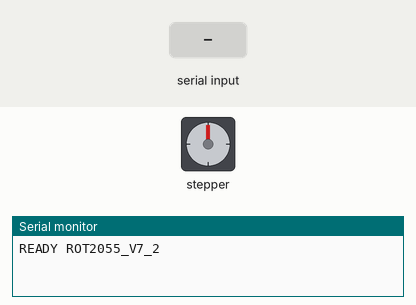
Simulated run of this sketch. Board: Arduino Uno, built with avr-gcc and run on an emulated ATmega328P. On the bench: stepper motor, the last lines printed to the serial monitor. The inputs (shaded band) are chosen by the test bench. Stepper angles assume 2048 steps per turn.

Above: at 1.2 s.
1.3 s: "NEXT\n" received over Serial
At 2.8 s:
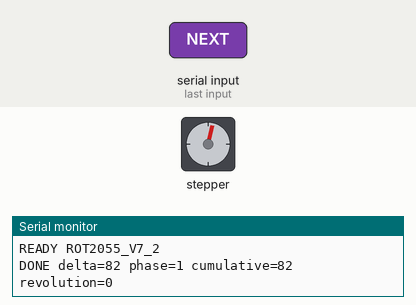
3.1 s: "PING\n" received over Serial
4.6 s: "STATUS\n" received over Serial
6.1 s: "RESET\n" received over Serial
7.6 s: "CLOSE\n" received over Serial
9.1 s: "RELEASE\n" received over Serial
Timing chart, 0 to 11.6 s (numbered marks = the images above; inputs shaded):
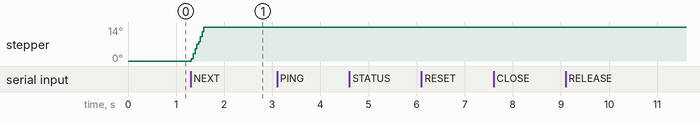

Measured:
- after the input at 1.3 s, stepper: turns 14° clockwise in 0.26 s, starting at once

The sketch:

control_plataforma_2055_pasos.ino
```cpp
/*
 * Plataforma: 2055 pasos por vuelta, 25 poses; Stepper usa 2048 para temporizacion.
 * Secuencia: [82, 82, 83, 82, 82] repetida cinco veces.
 * Serie: 115200 baudios, comandos en mayusculas terminados en '\n'.
 * NEXT ejecuta 24 transiciones; CLOSE completa 82 pasos desde phase=24,
 * cumulative=1973 y responde total=2055, phase=0, cumulative=0.
 * PING identifica el firmware; STATUS informa contadores; RESET no mueve el motor.
 * RELEASE y STOP liberan bobinas. STOP no interrumpe Stepper.step(), que es bloqueante.
 * NEXT/CLOSE mantienen la pose energizada. Los contadores no usan sensores de posicion.
 */

#include <Stepper.h>

// Temporizacion nominal de Stepper y recorrido calibrado del montaje.
const long STEPPER_LIBRARY_STEPS_PER_REV = 2048L;
const long CALIBRATED_STEPS_PER_REV = 2055L;
const int MOVES_PER_REV = 25;
const int MOTOR_RPM = 8;

const long EXPECTED_BEFORE_CLOSE = 1973L;
const int FINAL_CLOSE_STEPS = 82;

const int STEP_SEQUENCE[MOVES_PER_REV] = {
  82, 82, 83, 82, 82,
  82, 82, 83, 82, 82,
  82, 82, 83, 82, 82,
  82, 82, 83, 82, 82,
  82, 82, 83, 82, 82
};

// Orden de bobinas: 8, 10, 9, 11.
Stepper motor(
  STEPPER_LIBRARY_STEPS_PER_REV,
  8, 10, 9, 11
);

// Contadores logicos de la vuelta.
int phaseIndex = 0;
long cumulativeSteps = 0;

// Libera bobinas y conserva los contadores.
void releaseMotor() {
  digitalWrite(8, LOW);
  digitalWrite(9, LOW);
  digitalWrite(10, LOW);
  digitalWrite(11, LOW);
}

// Nombres de campo usados por el cliente Python.
void printStatus() {
  Serial.print("STATUS phase=");
  Serial.print(phaseIndex);
  Serial.print(" cumulative=");
  Serial.print(cumulativeSteps);
  Serial.print(" revsteps=");
  Serial.print(CALIBRATED_STEPS_PER_REV);
  Serial.print(" moves=");
  Serial.println(MOVES_PER_REV);
}

void setup() {
  Serial.begin(115200);
  Serial.setTimeout(150);

  motor.setSpeed(MOTOR_RPM);

  // Al arrancar, las bobinas permanecen libres hasta el primer movimiento.
  releaseMotor();

  Serial.println("READY ROT2055_V7_2");
}

// Despacho del protocolo serie.
void handleCommand(String cmd) {
  cmd.trim();

  if (cmd.length() == 0) {
    return;
  }

  if (cmd == "PING") {
    Serial.println("PONG ROT2055_V7_2");
    return;
  }

  if (cmd == "STATUS") {
    printStatus();
    return;
  }

  if (cmd == "RESET") {
    // NO mueve físicamente el motor.
    phaseIndex = 0;
    cumulativeSteps = 0;

    Serial.println("RESET_OK phase=0 cumulative=0");
    return;
  }

  if (cmd == "NEXT") {
    // La ultima transicion se ejecuta con CLOSE.
    if (phaseIndex >= 24) {
      Serial.println("ERR NEXT_REQUIRES_CLOSE");
      return;
    }

    int delta = STEP_SEQUENCE[phaseIndex];

    motor.step(delta);

    // Conservar las bobinas energizadas para sostener la pose durante la captura.

    cumulativeSteps += delta;
    phaseIndex++;

    Serial.print("DONE delta=");
    Serial.print(delta);
    Serial.print(" phase=");
    Serial.print(phaseIndex);
    Serial.print(" cumulative=");
    Serial.print(cumulativeSteps);
    Serial.println(" revolution=0");

    return;
  }

  if (cmd == "CLOSE") {
    // Exigir las 24 transiciones previas antes del cierre.
    if (phaseIndex != 24) {
      Serial.print("ERR CLOSE_PHASE phase=");
      Serial.println(phaseIndex);
      return;
    }

    if (cumulativeSteps != EXPECTED_BEFORE_CLOSE) {
      Serial.print("ERR CLOSE_CUMULATIVE cumulative=");
      Serial.println(cumulativeSteps);
      return;
    }

    int delta = STEP_SEQUENCE[24];

    if (delta != FINAL_CLOSE_STEPS) {
      Serial.println("ERR CLOSE_INTERNAL_DELTA");
      return;
    }

    motor.step(delta);

    // Conservar energizada la posicion alcanzada para el inicio de otra sesion.

    long total = cumulativeSteps + delta;

    if (total != CALIBRATED_STEPS_PER_REV) {
      Serial.print("ERR CLOSE_TOTAL total=");
      Serial.println(total);
      return;
    }

        phaseIndex = 0;
    cumulativeSteps = 0;

    Serial.print("CLOSE_DONE delta=");
    Serial.print(delta);
    Serial.print(" total=");
    Serial.print(total);
    Serial.print(" phase=");
    Serial.print(phaseIndex);
    Serial.print(" cumulative=");
    Serial.println(cumulativeSteps);

    return;
  }

  if (cmd == "RELEASE") {
    releaseMotor();
    Serial.println("RELEASED");
    return;
  }

  if (cmd == "STOP") {
    releaseMotor();
    Serial.println("STOPPED");
    return;
  }

  Serial.print("ERR UNKNOWN ");
  Serial.println(cmd);
}

void loop() {
  if (Serial.available() > 0) {
    String cmd = Serial.readStringUntil('\n');
    handleCommand(cmd);
  }
}
```
